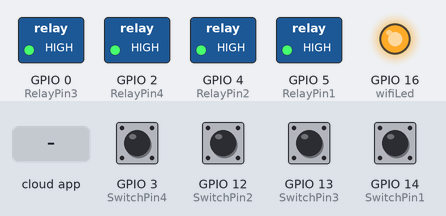
A sketch run on a simulated ESP8266 (NodeMCU). Shown: switched loads named in the sketch (green lamp = pin HIGH), output pins drawn as LEDs (lit = HIGH). The test bench sets the inputs (shaded band); at power-on: GPIO 3 (SwitchPin4), GPIO 12 (SwitchPin2), GPIO 13 (SwitchPin3), GPIO 14 (SwitchPin1) HIGH. WiFi joins after 1.5 s; servers stay silent unless stated.

Above: at 2.7 s.
2.8 s: GPIO 3 (SwitchPin4) pulled LOW for 0.15 s
At 3.5 s:
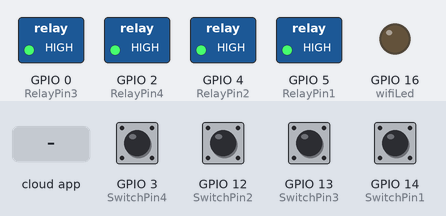
4.5 s: GPIO 12 (SwitchPin2) pulled LOW for 0.15 s
At 4.57 s:
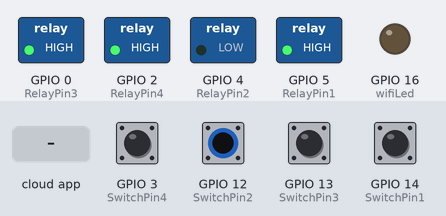
6.1 s: GPIO 13 (SwitchPin3) pulled LOW for 0.15 s
At 6.17 s:
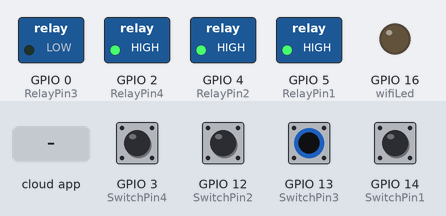
7.7 s: GPIO 14 (SwitchPin1) pulled LOW for 0.15 s
At 7.77 s:
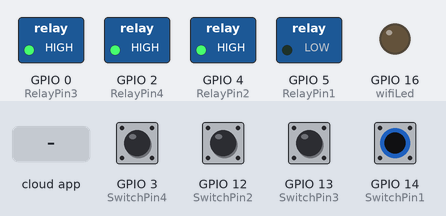
9.3 s: the phone or cloud app sets switch4 to 1
At 10.5 s:
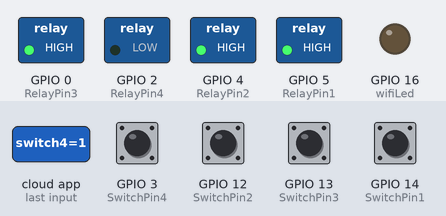
10.8 s: the phone or cloud app sets switch1 to 1
At 11.8 s:
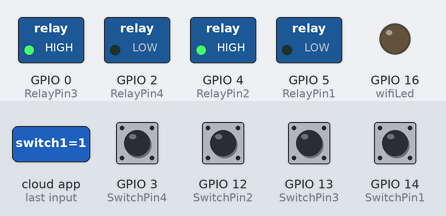
Timing chart, 0 to 13.3 s (numbered marks = the images above; inputs shaded):
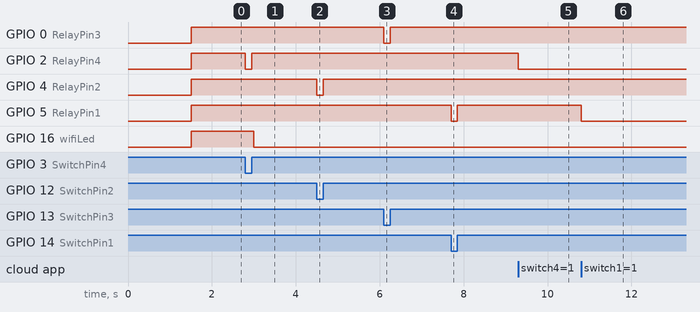

The sketch:

Code.ino
```cpp
#include <ArduinoIoTCloud.h>
#include <Arduino_ConnectionHandler.h>
#include <ESP8266WiFi.h>

const char DEVICE_LOGIN_NAME[] = "";
const char SSID[]              = "";
const char PASS[]              = "";
const char DEVICE_KEY[]        = "";

// Relay and Switch Pins
#define RelayPin1 5   // D1
#define RelayPin2 4   // D2
#define RelayPin3 0  // D3
#define RelayPin4 2  // D4

#define SwitchPin1 14  // D5
#define SwitchPin2 12   // D6
#define SwitchPin3 13  // D7
#define SwitchPin4 3  // Rx

#define wifiLed    16  // D0

// States
bool relayState1 = false;
bool relayState2 = false;
bool relayState3 = false;
bool relayState4 = false;

bool lastSwitchPin1 = HIGH;
bool lastSwitchPin2 = HIGH;
bool lastSwitchPin3 = HIGH;
bool lastSwitchPin4 = HIGH;

// Cloud Switches
CloudSwitch switch1;
CloudSwitch switch2;
CloudSwitch switch3;
CloudSwitch switch4;

WiFiConnectionHandler ArduinoIoTPreferredConnection(SSID, PASS);

void initProperties() {
  ArduinoCloud.setBoardId(DEVICE_LOGIN_NAME);
  ArduinoCloud.setSecretDeviceKey(DEVICE_KEY);

  ArduinoCloud.addProperty(switch1, READWRITE, ON_CHANGE, onSwitch1Change);
  ArduinoCloud.addProperty(switch2, READWRITE, ON_CHANGE, onSwitch2Change);
  ArduinoCloud.addProperty(switch3, READWRITE, ON_CHANGE, onSwitch3Change);
  ArduinoCloud.addProperty(switch4, READWRITE, ON_CHANGE, onSwitch4Change);
}

// Apply state to relay (LOW = ON)
void applyRelayState(int relayPin, bool state) {
  digitalWrite(relayPin, !state); // active LOW
}

// Manual Toggle Logic
void checkManualSwitches() {
  bool current1 = digitalRead(SwitchPin1);
  if (current1 != lastSwitchPin1) {
    lastSwitchPin1 = current1;
    relayState1 = (current1 == LOW); // LOW = ON
    switch1 = relayState1;
    applyRelayState(RelayPin1, relayState1);
  }

  bool current2 = digitalRead(SwitchPin2);
  if (current2 != lastSwitchPin2) {
    lastSwitchPin2 = current2;
    relayState2 = (current2 == LOW);
    switch2 = relayState2;
    applyRelayState(RelayPin2, relayState2);
  }

  bool current3 = digitalRead(SwitchPin3);
  if (current3 != lastSwitchPin3) {
    lastSwitchPin3 = current3;
    relayState3 = (current3 == LOW);
    switch3 = relayState3;
    applyRelayState(RelayPin3, relayState3);
  }

  bool current4 = digitalRead(SwitchPin4);
  if (current4 != lastSwitchPin4) {
    lastSwitchPin4 = current4;
    relayState4 = (current4 == LOW);
    switch4 = relayState4;
    applyRelayState(RelayPin4, relayState4);
  }
}

// Cloud change handlers
void onSwitch1Change() {
  relayState1 = switch1;
  applyRelayState(RelayPin1, relayState1);
}

void onSwitch2Change() {
  relayState2 = switch2;
  applyRelayState(RelayPin2, relayState2);
}

void onSwitch3Change() {
  relayState3 = switch3;
  applyRelayState(RelayPin3, relayState3);
}

void onSwitch4Change() {
  relayState4 = switch4;
  applyRelayState(RelayPin4, relayState4);
}

void setup() {
  Serial.begin(9600);
  delay(1500);

  initProperties();
  ArduinoCloud.begin(ArduinoIoTPreferredConnection);
  setDebugMessageLevel(2);
  ArduinoCloud.printDebugInfo();

  pinMode(RelayPin1, OUTPUT);
  pinMode(RelayPin2, OUTPUT);
  pinMode(RelayPin3, OUTPUT);
  pinMode(RelayPin4, OUTPUT);

  pinMode(SwitchPin1, INPUT_PULLUP);
  pinMode(SwitchPin2, INPUT_PULLUP);
  pinMode(SwitchPin3, INPUT_PULLUP);
  pinMode(SwitchPin4, INPUT_PULLUP);

  pinMode(wifiLed, OUTPUT);

  // Initialize all to OFF
  applyRelayState(RelayPin1, false);
  applyRelayState(RelayPin2, false);
  applyRelayState(RelayPin3, false);
  applyRelayState(RelayPin4, false);

  digitalWrite(wifiLed, HIGH); // LED off
}

void loop() {
  ArduinoCloud.update();
  checkManualSwitches();

  digitalWrite(wifiLed, WiFi.status() == WL_CONNECTED ? LOW : HIGH);
}
```

Measured:
- after the input at 2.8 s, GPIO 2 (RelayPin4): HIGH → LOW at once, → HIGH 0.15 s later
- after the input at 4.5 s, GPIO 4 (RelayPin2): HIGH → LOW at once, → HIGH 0.15 s later
- after the input at 6.1 s, GPIO 0 (RelayPin3): HIGH → LOW at once, → HIGH 0.15 s later
- after the input at 7.7 s, GPIO 5 (RelayPin1): HIGH → LOW at once, → HIGH 0.15 s later
- after the input at 9.3 s, GPIO 2 (RelayPin4): HIGH → LOW at once
- after the input at 10.8 s, GPIO 5 (RelayPin1): HIGH → LOW at once
